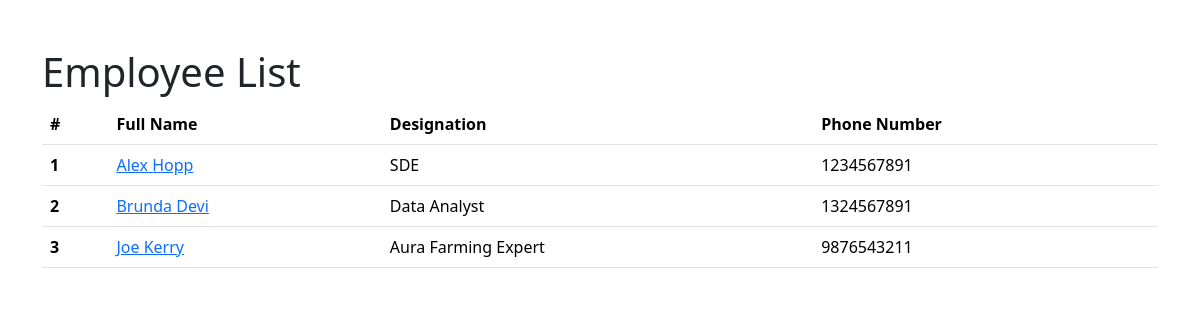
The page / on the database its author committed.
### employees/models.py (models this page shows, shortened)
class Employee(models.Model):
    first_name = models.CharField(max_length=100)
    last_name = models.CharField(max_length=100)
    photo = models.URLField(max_length=500, null=True, blank=True)
    designation = models.CharField(max_length=100)
    phone_number = models.CharField(max_length=12, blank=True)
    email_address = models.EmailField(max_length=100, unique=True)
    created_at = models.DateTimeField(auto_now_add=True)
    updated_at = models.DateTimeField(auto_now=True)

### django_basic/views.py (the view)
# urls.py: 2. Add a URL to urlpatterns:  path('', views.home, name='home')
def home(request):
    employees = Employee.objects.all()
    context = {
       'employees': employees,
   }
    return render(request, 'home.html', context)

### templates/home.html (shortened to what this page needs)
{% load static %}
<!DOCTYPE html>
<html lang="en">
<head>
    <link href="https://cdn.jsdelivr.net/npm/bootstrap@5.3.8/dist/css/bootstrap.min.css" rel="stylesheet">
   <link rel="stylesheet" href ="{% static 'css/style.css'%}">
</head>
<body>
    <div class="container pt-5">
        <h1>Employee List</h1>
        <table class="table">
  <thead>
    <tr>
      <th scope="col">#</th>
      <th scope="col">Full Name</th>
      <th scope="col">Designation</th>
      <th scope="col">Phone Number</th>
    </tr>
  </thead>
  <tbody>
    {% for emp in employees %}
    <tr>
      <th>{{forloop.counter}}</th>
      <td><a href="{% url 'employee_detail' emp.id %}">{{emp.first_name}} {{emp.last_name}}</a></td>
      <td>{{emp.designation}}</td>
      <td>{{emp.phone_number}}</td>
    </tr>
    {% endfor %}
  </tbody>
</table>
    </div>
</body>
</html>

### rows shown on the page
Employee: first_name "Alex", last_name "Hopp", designation "SDE", phone_number "1234567891"
Employee: first_name "Brunda", last_name "Devi", designation "Data Analyst", phone_number "1324567891"
Employee: first_name "Joe", last_name "Kerry", designation "Aura Farming Expert", phone_number "9876543211"
